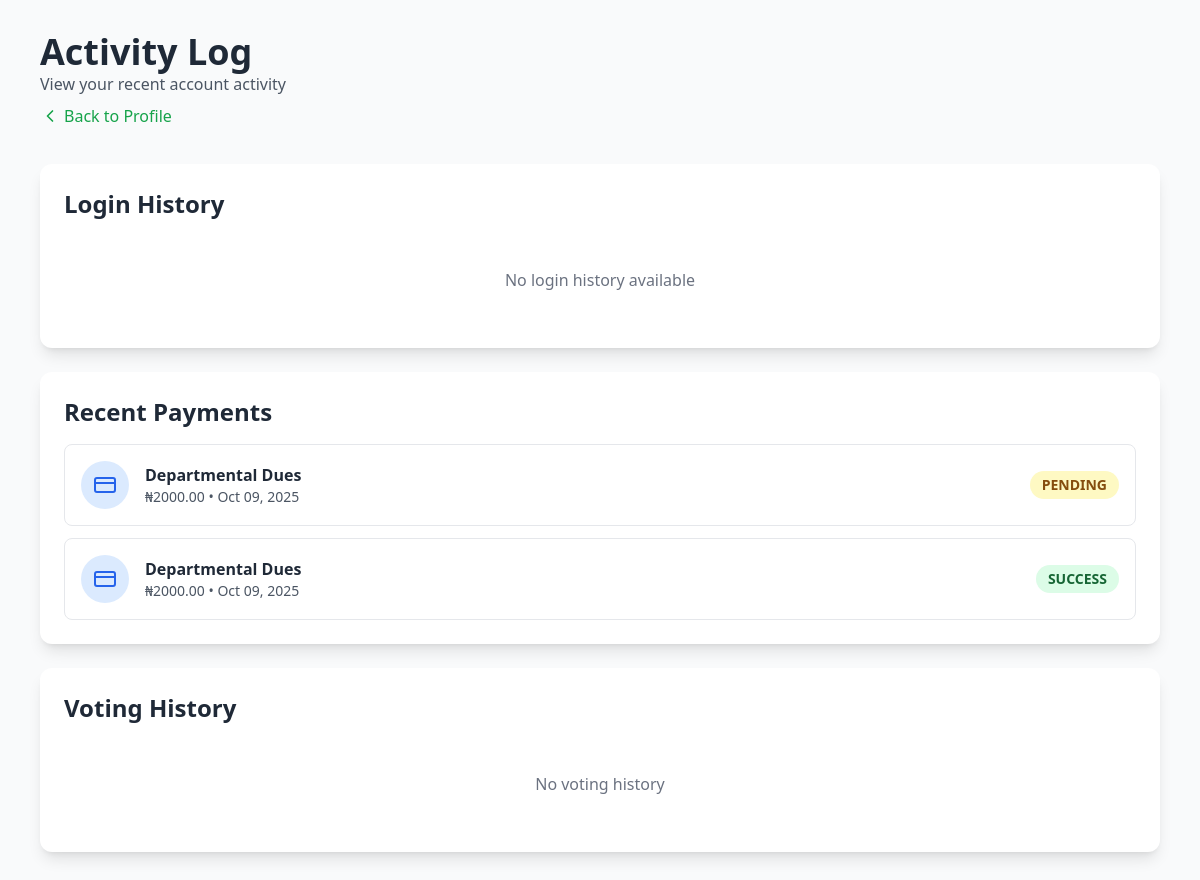
The page /profile/activity/ (signed in) on the database as committed earlier.
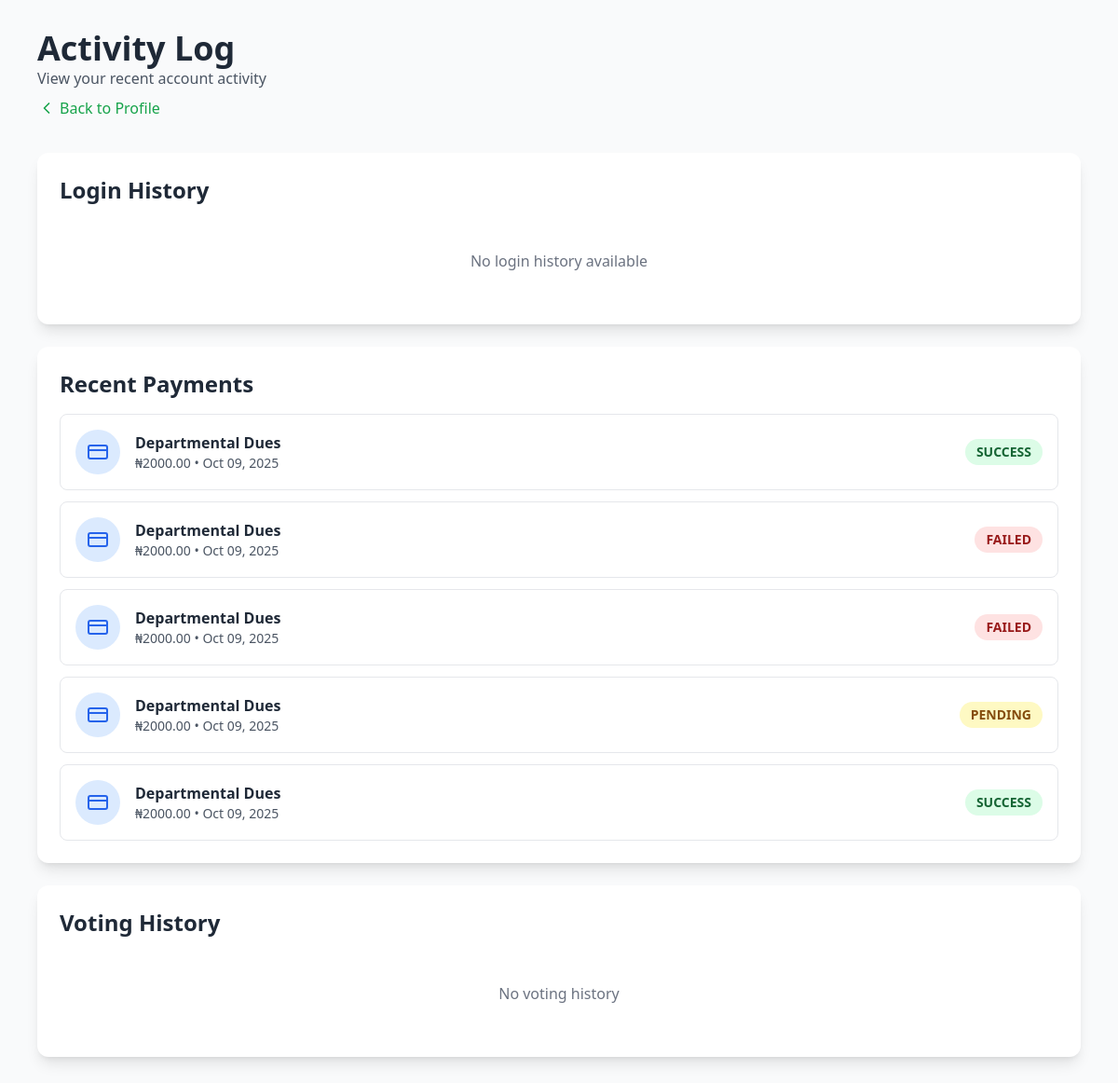
The same page on the database as committed later.
### payments/models.py (models this page shows, shortened)
class Payment(models.Model):
    STATUS_CHOICES = [
        ('pending', 'Pending'),
        ('success', 'Success'),
        ('failed', 'Failed'),
        ('abandoned', 'Abandoned'),
    ]
    user = models.ForeignKey(User, on_delete=models.CASCADE, related_name='payments')
    payment_type = models.ForeignKey(PaymentType, on_delete=models.SET_NULL, null=True)
    reference = models.CharField(max_length=100, unique=True, default=uuid.uuid4)
    amount = models.DecimalField(max_digits=10, decimal_places=2)
    status = models.CharField(max_length=20, choices=STATUS_CHOICES, default='pending')
    gateway_response = models.JSONField(null=True, blank=True)
    transaction_date = models.DateTimeField(null=True, blank=True)
    email = models.EmailField()
    phone = models.CharField(max_length=20, blank=True)
    created_at = models.DateTimeField(auto_now_add=True)
    updated_at = models.DateTimeField(auto_now=True)
    class Meta:
        ordering = ['-created_at']
        indexes = [
            models.Index(fields=['reference']),
            models.Index(fields=['status']),
        ]

class PaymentType(models.Model):
    name = models.CharField(max_length=100)
    description = models.TextField()
    amount = models.DecimalField(max_digits=10, decimal_places=2)
    is_active = models.BooleanField(default=True)
    created_at = models.DateTimeField(auto_now_add=True)
    class Meta:
        ordering = ['-created_at']

### App/views.py (the view)
# urls.py: path('profile/activity/', views.activity_log, name='activity_log'),
@login_required
def activity_log(request):
    login_history = LoginHistory.objects.filter(user=request.user)[:20]
    from payments.models import Payment
    payments = Payment.objects.filter(user=request.user).order_by('-created_at')[:10]
    try:
        from voting.models import Vote
        votes = Vote.objects.filter(voter=request.user).select_related('candidate', 'candidate__position').order_by('-timestamp')[:10]
    except:
        votes = []
    context = {
        'login_history': login_history,
        'payments': payments,
        'votes': votes,
    }
    return render(request, 'profile/activity_log.html', context)

### App/templates/profile/activity_log.html (shortened to what the changed rows need)
<!DOCTYPE html>
<html lang="en">
<head>
    <script src="https://cdn.tailwindcss.com"></script>
</head>
<body class="bg-gray-50 min-h-screen">
    <div class="container mx-auto px-4 py-8 max-w-6xl">
        <div class="mb-8">
            <h1 class="text-4xl font-bold text-gray-800">Activity Log</h1>
        </div>
        <div class="space-y-6">
            <div class="bg-white rounded-xl shadow-lg p-6">
                <h2 class="text-2xl font-bold text-gray-800 mb-4">Login History</h2>
            </div>
            <div class="bg-white rounded-xl shadow-lg p-6">
                <h2 class="text-2xl font-bold text-gray-800 mb-4">Recent Payments</h2>
                {% if payments %}
                <div class="space-y-3">
                    {% for payment in payments %}
                    <div class="flex items-center justify-between p-4 border border-gray-200 rounded-lg">
                        <div class="flex items-center">
                            <div class="w-12 h-12 bg-blue-100 rounded-full flex items-center justify-center mr-4">
                                <svg xmlns="http://www.w3.org/2000/svg" width="24" height="24" viewBox="0 0 24 24" fill="none" stroke="currentColor" stroke-width="2" stroke-linecap="round" stroke-linejoin="round" class="text-blue-600"><rect width="20" height="14" x="2" y="5" rx="2"/><line x1="2" x2="22" y1="10" y2="10"/></svg>
                            </div>
                            <div>
                                <p class="font-semibold text-gray-800">{{ payment.payment_type.name }}</p>
                                <p class="text-sm text-gray-600">₦{{ payment.amount }} • {{ payment.created_at|date:"M d, Y" }}</p>
                            </div>
                        </div>
                        <span class="px-3 py-1 {% if payment.status == 'success' %}bg-green-100 text-green-800{% elif payment.status == 'failed' %}bg-red-100 text-red-800{% else %}bg-yellow-100 text-yellow-800{% endif %} text-sm font-semibold rounded-full uppercase">
                            {{ payment.status }}
                        </span>
                    </div>
                    {% endfor %}
                </div>
                {% else %}
                <p class="text-gray-500 text-center py-8">No payment history</p>
                {% endif %}
            </div>
            <div class="bg-white rounded-xl shadow-lg p-6">
                <h2 class="text-2xl font-bold text-gray-800 mb-4">Voting History</h2>
            </div>
        </div>
    </div>
</body>
</html>

Rows that differ between the two databases and show on the page:
added Payment: payment_type.name "Departmental Dues", amount "2000.00", created_at "Oct 09, 2025", status "SUCCESS"
added Payment: payment_type.name "Departmental Dues", amount "2000.00", created_at "Oct 09, 2025", status "FAILED"
added Payment: payment_type.name "Departmental Dues", amount "2000.00", created_at "Oct 09, 2025", status "FAILED"
